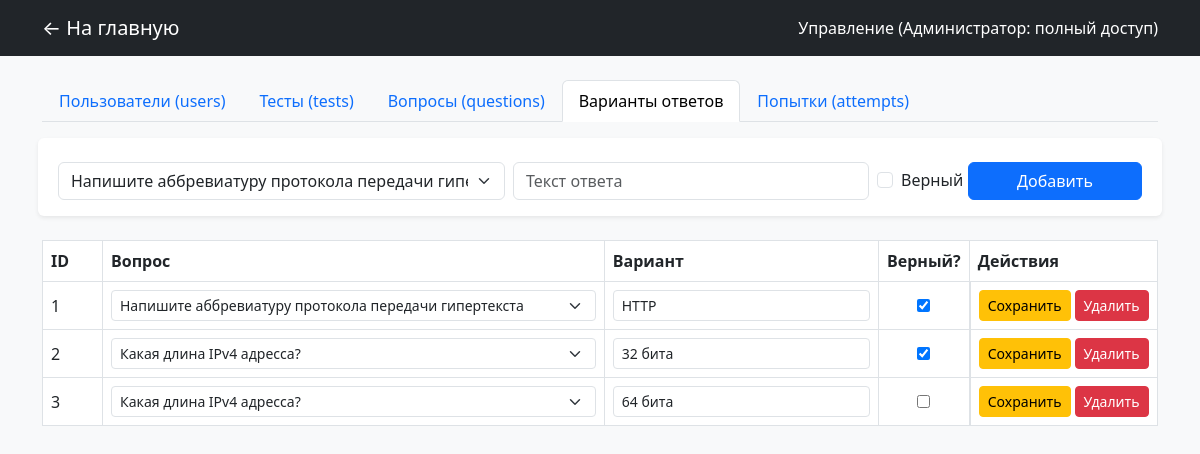
/crud.php?tab=options (signed in), run on an earlier commit of the app's database.
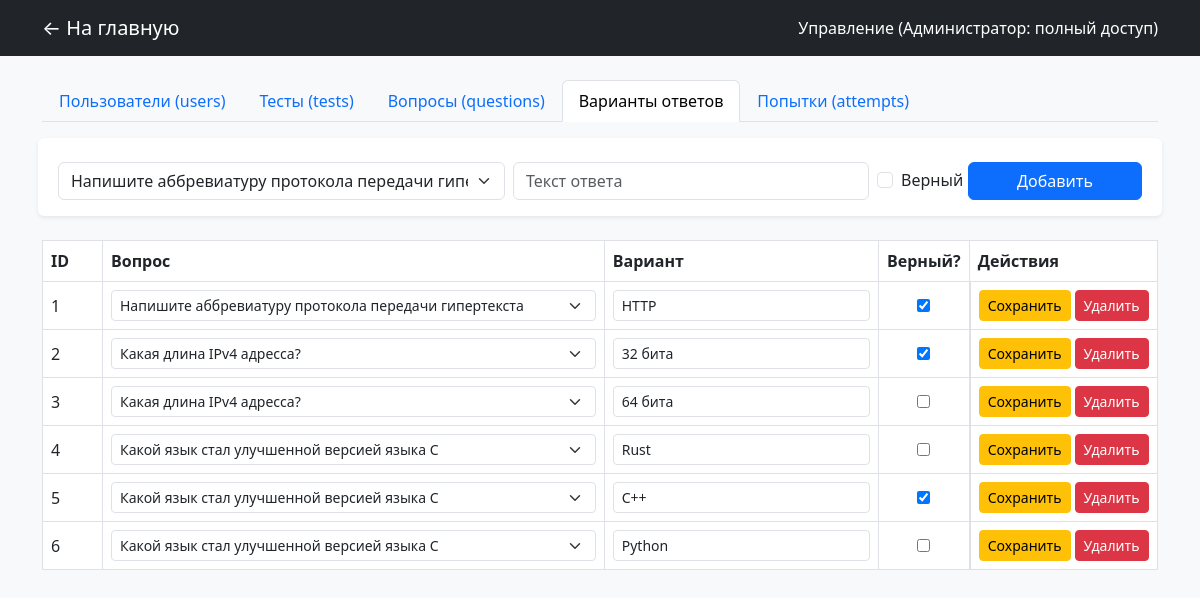
And on a later commit of the database.
### tables this page shows
CREATE TABLE `answer_options` (
  `id` int(11) NOT NULL AUTO_INCREMENT,
  `question_id` int(11) NOT NULL,
  `option_text` text NOT NULL,
  `is_correct` tinyint(1) DEFAULT '0',
  PRIMARY KEY (`id`),
  KEY `question_id` (`question_id`),
  CONSTRAINT `answer_options_ibfk_1` FOREIGN KEY (`question_id`) REFERENCES `questions` (`id`)
);

CREATE TABLE `questions` (
  `id` int(11) NOT NULL AUTO_INCREMENT,
  `test_id` int(11) NOT NULL,
  `question_text` text NOT NULL,
  `question_type` enum('single_choice','multiple_choice','text_input') NOT NULL DEFAULT 'single_choice',
  PRIMARY KEY (`id`),
  KEY `test_id` (`test_id`),
  CONSTRAINT `questions_ibfk_1` FOREIGN KEY (`test_id`) REFERENCES `tests` (`id`)
);

### crud.php (the view, shortened to what this page needs)
<?php
require_once 'db.php';
$isAdmin     = ($_SESSION['role_name'] === 'admin');
$tab = $_GET['tab'] ?? ($isAdmin ? 'users' : 'tests');
$roles    = $pdo->query("SELECT * FROM roles WHERE name != 'admin'")->fetchAll();
if ($isAdmin) {
    $questList = $pdo->query("SELECT * FROM questions ORDER BY id")->fetchAll();
}
?>
<!DOCTYPE html>
<html lang="ru">
<head>
    <link href="https://cdn.jsdelivr.net/npm/bootstrap@5.3.0/dist/css/bootstrap.min.css" rel="stylesheet">
</head>
<body class="bg-light">
<nav class="navbar navbar-dark bg-dark mb-4">
    <div class="container">
        <a class="navbar-brand" href="index.php">← На главную</a>
        <span class="navbar-text text-white">
            Управление (<?= $isAdmin ? 'Администратор: полный доступ' : 'Преподаватель: только свои тесты' ?>)
        </span>
    </div>
</nav>
<div class="container">
    <ul class="nav nav-tabs mb-4">
        <?php if ($isAdmin): ?>
            <li class="nav-item"><a class="nav-link <?= $tab==='users'?'active':'' ?>" href="?tab=users">Пользователи (users)</a></li>
        <?php endif; ?>
        <li class="nav-item"><a class="nav-link <?= $tab==='tests'?'active':'' ?>" href="?tab=tests">Тесты (tests)</a></li>
        <li class="nav-item"><a class="nav-link <?= $tab==='questions'?'active':'' ?>" href="?tab=questions">Вопросы (questions)</a></li>
        <li class="nav-item"><a class="nav-link <?= $tab==='options'?'active':'' ?>" href="?tab=options">Варианты ответов</a></li>
        <li class="nav-item"><a class="nav-link <?= $tab==='attempts'?'active':'' ?>" href="?tab=attempts">Попытки (attempts)</a></li>
    </ul>
    <?php if ($tab === 'users' && $isAdmin): ?>
        <form method="POST" class="row g-2 mb-4 bg-white p-3 rounded shadow-sm">
            <input type="hidden" name="action" value="create">
            <div class="col-md-3"><input type="text" name="full_name" class="form-control" placeholder="ФИО" required></div>
            <div class="col-md-3"><input type="text" name="login" class="form-control" placeholder="Логин" required></div>
            <div class="col-md-2"><input type="text" name="password" class="form-control" placeholder="Пароль" required></div>
            <div class="col-md-2">
                <select name="role_id" class="form-select">
                    <?php foreach ($roles as $r): ?><option value="<?= $r['id'] ?>"><?= htmlspecialchars($r['name']) ?></option><?php endforeach; ?>
                </select>
            </div>
            <div class="col-md-2"><button class="btn btn-primary w-100">Добавить</button></div>
        </form>
        <table class="table table-bordered bg-white align-middle">
            <tr><th style="width: 60px;">ID</th><th>ФИО</th><th>Логин</th><th style="width: 150px;">Роль</th><th style="width: 170px;">Действия</th></tr>
            <?php
            $rows = $pdo->query("
                SELECT u.*, r.name AS role_name
                FROM users u
                JOIN roles r ON u.role_id = r.id
                WHERE r.name != 'admin'
                ORDER BY u.id
            ")->fetchAll();
            foreach ($rows as $row): ?>
                <tr>
                    <form method="POST">
                        <td><?= $row['id'] ?><input type="hidden" name="id" value="<?= $row['id'] ?>"></td>
                        <td><input type="text" name="full_name" value="<?= htmlspecialchars($row['full_name']) ?>" class="form-control form-control-sm"></td>
                        <td><input type="text" name="login" value="<?= htmlspecialchars($row['login']) ?>" class="form-control form-control-sm"></td>
                        <td>
                            <select name="role_id" class="form-select form-select-sm">
                                <?php foreach ($roles as $r): ?>
                                    <option value="<?= $r['id'] ?>" <?= $r['id']==$row['role_id']?'selected':'' ?>><?= htmlspecialchars($r['name']) ?></option>
                                <?php endforeach; ?>
                            </select>
                        </td>
                        <td class="d-flex gap-1">
                            <button name="action" value="update" class="btn btn-sm btn-warning">Сохранить</button>
                            <button name="action" value="delete" class="btn btn-sm btn-danger" onclick="return confirm('Удалить?')">Удалить</button>
                        </td>
                    </form>
                </tr>
            <?php endforeach; ?>
        </table>
    <?php elseif ($tab === 'options'): ?>
        <form method="POST" class="row g-2 mb-4 bg-white p-3 rounded shadow-sm">
            <div class="col-md-5">
                <select name="question_id" class="form-select" required>
                    <?php foreach ($questList as $q): ?>
                        <option value="<?= $q['id'] ?>" title="<?= htmlspecialchars($q['question_text']) ?>">
                            <?= htmlspecialchars($q['question_text']) ?>
                        </option>
                    <?php endforeach; ?>
                </select>
            </div>
            <div class="col-md-4"><input type="text" name="option_text" class="form-control" placeholder="Текст ответа" required></div>
            <div class="col-md-1 d-flex align-items-center">
                <div class="form-check"><input type="checkbox" name="is_correct" class="form-check-input" id="ic"><label class="form-check-label" for="ic">Верный</label></div>
            </div>
            <div class="col-md-2"><button class="btn btn-primary w-100">Добавить</button></div>
        </form>
        <table class="table table-bordered bg-white align-middle">
            <tr>
                <th style="width: 60px;">ID</th>
                <th style="width: 45%;">Вопрос</th>
                <th>Вариант</th>
                <th style="width: 90px;">Верный?</th>
                <th style="width: 170px;">Действия</th>
            </tr>
            <?php
            if ($isAdmin) {
                $rows = $pdo->query("SELECT ao.*, q.question_text FROM answer_options ao JOIN questions q ON ao.question_id = q.id ORDER BY ao.question_id, ao.id")->fetchAll();
            }
            foreach ($rows as $row): ?>
                <tr>
                    <form method="POST">
                        <td><?= $row['id'] ?><input type="hidden" name="id" value="<?= $row['id'] ?>"></td>
                        <td>
                            <select name="question_id" class="form-select form-select-sm" title="<?= htmlspecialchars($row['question_text']) ?>">
                                <?php foreach ($questList as $q): ?>
                                    <option value="<?= $q['id'] ?>" <?= $q['id']==$row['question_id']?'selected':'' ?>>
                                        <?= htmlspecialchars($q['question_text']) ?>
                                    </option>
                                <?php endforeach; ?>
                            </select>
                        </td>
                        <td><input type="text" name="option_text" value="<?= htmlspecialchars($row['option_text']) ?>" class="form-control form-control-sm"></td>
                        <td class="text-center"><input type="checkbox" name="is_correct" <?= $row['is_correct']?'checked':'' ?>></td>
                        <td class="d-flex gap-1">
                            <button name="action" value="update" class="btn btn-sm btn-warning">Сохранить</button>
                            <button name="action" value="delete" class="btn btn-sm btn-danger" onclick="return confirm('Удалить?')">Удалить</button>
                        </td>
                    </form>
                </tr>
            <?php endforeach; ?>
        </table>
    <?php endif; ?>
</div>
</body>
</html>

What changed in the data, as far as the page shows it:
added answer_options: id "4", question_id "Какой язык стал улучшенной версией языка C", option_text "Rust"
added answer_options: id "5", question_id "Какой язык стал улучшенной версией языка C", option_text "C++", is_correct "☑"
added answer_options: id "6", question_id "Какой язык стал улучшенной версией языка C", option_text "Python"
